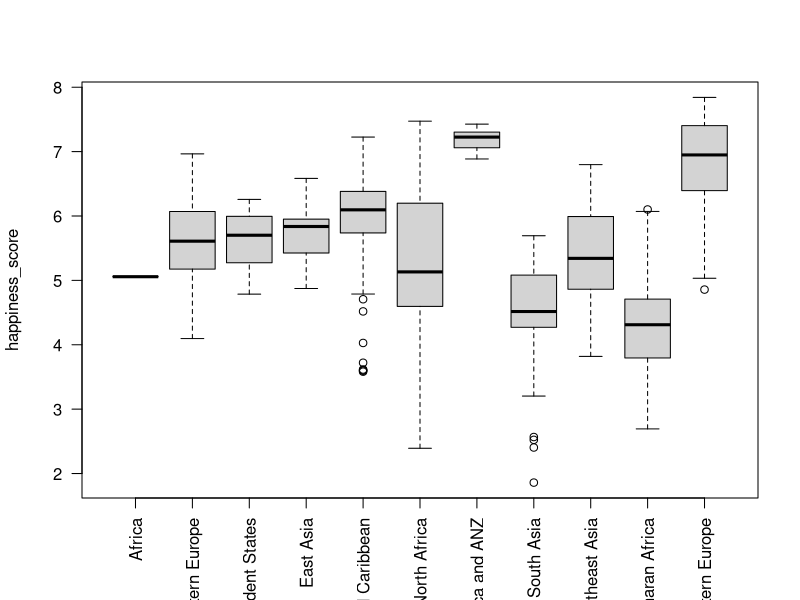
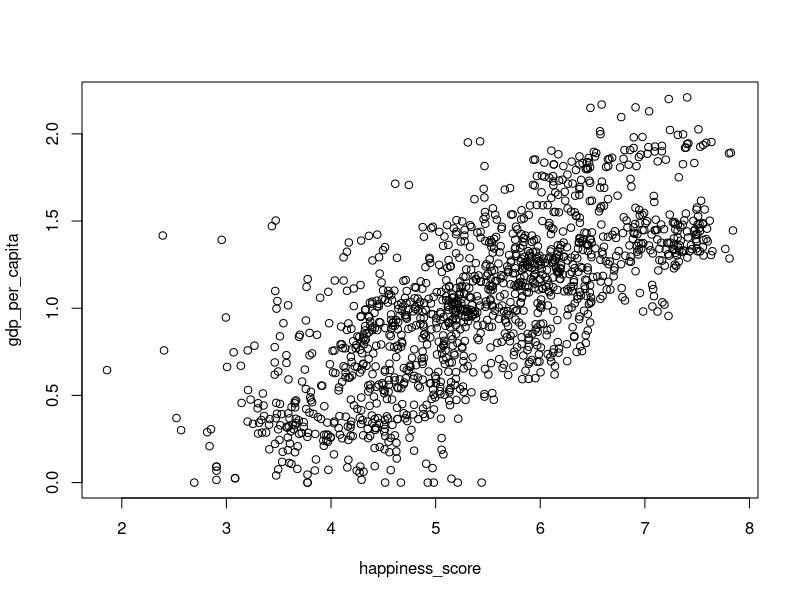
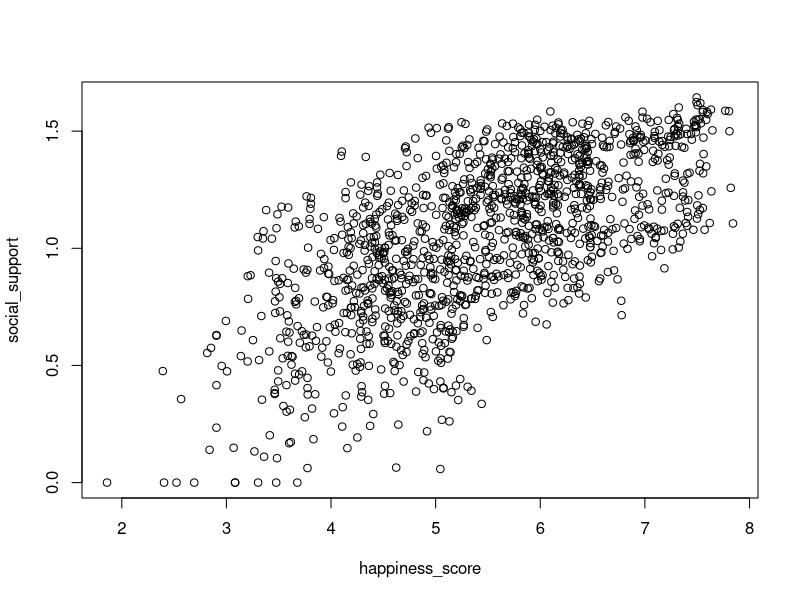
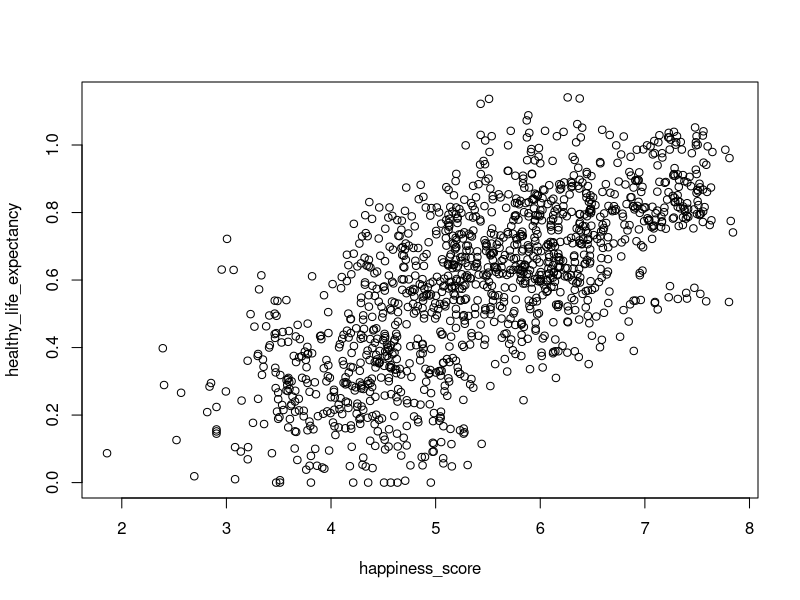
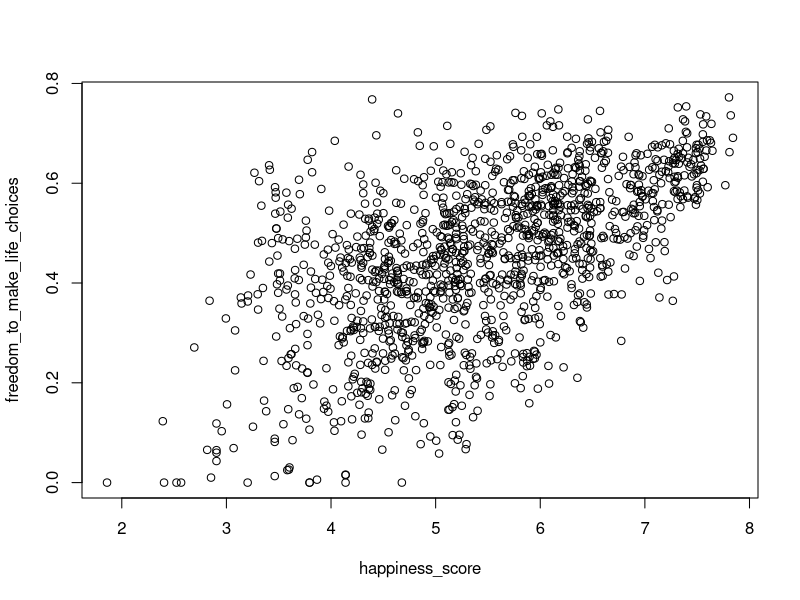
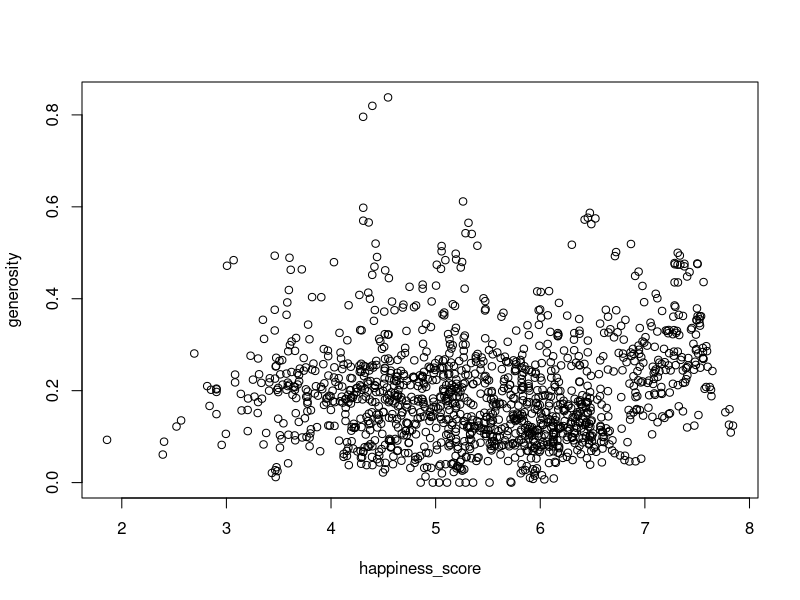
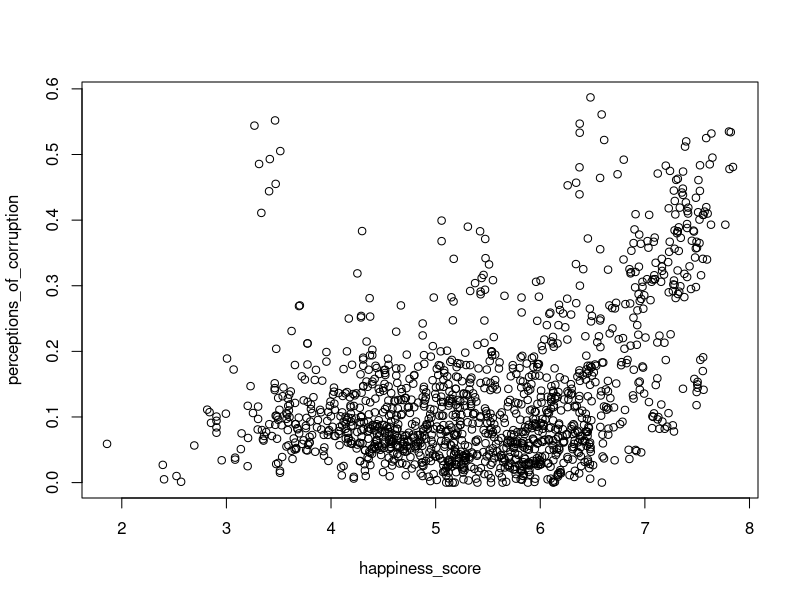
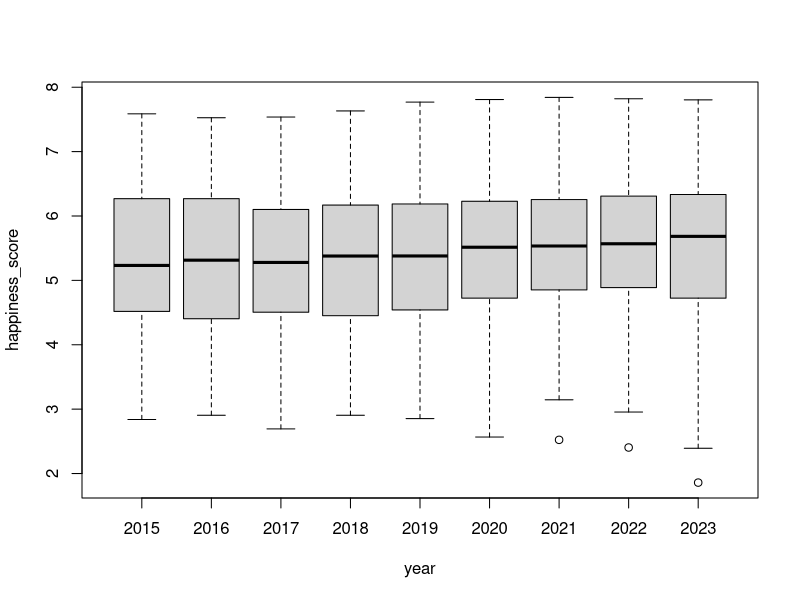

Here is the R script that generated these plots, in order: (Note: this script raises an error after producing the figures.)
# needed libraries
library(randomForest)
library(tidyverse)

# load data
whr <- read.csv("Data/WHR_AllYears.csv")
# delete X
whr$X <- NULL

summary(whr)
str(whr)

table(whr$country)
# some countries don't appear 9 times / "each year" in the data

table(whr$region)

table(whr$year)
# over time there are less countries present in the data

# given happiness score is the most important feature we want to look at:
# how does it interact with the other variables?

attach(whr)

# country not plotted because too smallgrained

boxplot(happiness_score ~ region, las = 2, xlab = "")
# Western Europe and North America / ANZ are the happiest in the world
# Sub Saharan Africa is lowest
# North Africa has a big variance

plot(happiness_score, gdp_per_capita)
# higher gdp per capita means higher happiness score

plot(happiness_score, social_support)
# higher social support means higher happiness

plot(happiness_score, healthy_life_expectancy)
# higher (better?) healthy life expectancy means higher happiness

plot(happiness_score, freedom_to_make_life_choices)
# more freedom for life choices means higher happiness

plot(happiness_score, generosity)
# rather mixed, no real connection

plot(happiness_score, perceptions_of_corruption)
# generally there's a lot of values that are low on perception of corruption
# for the high happy values there's a lot of strong perception of corruption
# which is weird

boxplot(happiness_score ~ year)
# for the median values there is an upwards trend over the years
# quite a big variance in 2020 and 2023

detach(whr)

# find out which features influence the happiness score the most when training
# a random forest model
# just out of curiosity

# do copy of data set without NAs
whr_noNA <- na.omit(whr)

# train random forest
set.seed(1)
rf.whr <- randomForest(happiness_score ~ ., data = whr_noNA, mtry = 6, ntRee = 100,
                       importance = TRUE)

# plot importance of variables
varImpPlot(rf.whr)
# %IncMSE indicates the increase of the mean squared error when the variable
# is randomly permuted
# IncNodePurity is a measure of how much the model error increases when a particular
# variable is randomly permuted or shuffled

# top variables change depending on the seed and the mtry variable set
# however the bottom with year, social_support and generosity is stable over
# each iteration
# the first 4 are also pretty stable, even if they can switch places


# look at connections between all numerical variables
pairs(whr_sub)

# try pca on subset with numerical variables
whr_sub <- whr[,-c(1,2,10)]
# fix perception of corruption to be numeric
whr_sub$perceptions_of_corruption <- as.numeric(whr_sub$perceptions_of_corruption)
# filter rows where perceptions_of_corruption is NA
whr_sub <- na.omit(whr_sub)
pr.out <- prcomp(whr_sub, scale = TRUE)
summary(pr.out)

# get percent of variance of each principal component
perc <- pr.out$sdev/sum(pr.out$sdev)

# plot it
plot(perc, xlab = "Principal Component", ylab = "Proportion of Variance Explained", ylim = c(0,1), type = "b")
# wow this is kinda sad

# ok trying kmeans without pca only on the numerical variables
# find out good k with sum of squares
sc_whr <- scale(whr_sub)
wss <- c()
for (k in 2:7) {
  km.out <- kmeans(sc_whr, centers = k, nstart = 20)
  wss <- append(wss, km.out$tot.withinss)
}
plot(wss, xlab = "k", ylab = "WSS", type = "b")
# decrease is quite consistent, let's take k = 4

km.out <- kmeans(whr_sub, centers = 2, nstart = 20)
km.out

# show scatterplots again coloured by assigned cluster
pairs(sc_whr, col = km.out$cluster, pch = 16)
# for each plot where the happiness score is involved, we see clear clusters